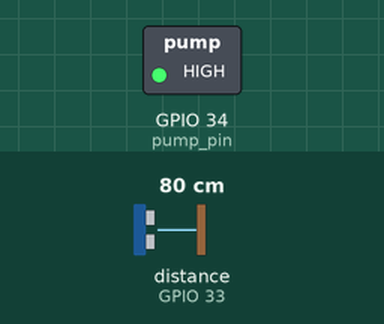
Bench run of a sketch on a simulated ESP32. On the bench: switched loads named in the sketch (green lamp = pin HIGH). Wiring (inferred from the names in the program): ultrasonic range finder: trigger GPIO 32; echo GPIO 33. Inputs (shaded band) come from the test bench; at power-on: distance to the obstacle (sensor on GPIO 33) 80 cm. The echo pulse lasts 58.3 µs per cm; pins used as bus, display or sensor lines are not drawn; what the sketch prints to the serial monitor is not drawn.

Above: at 1.3 s.
1.4 s: distance to the obstacle (sensor on GPIO 33) set to 4 cm
3.6 s: distance to the obstacle (sensor on GPIO 33) set to 2 cm
At 5.4 s:
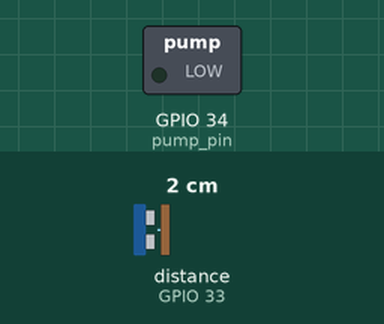
Timing chart, 0 to 9.5 s (numbered marks = the images above; inputs shaded):
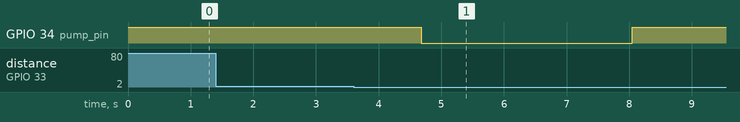

Measured:
- the behaviour switches between 3 and 2 cm on distance to the obstacle (sensor on GPIO 33) (found by bisection; images 0 and 1)
- after the input at 1.4 s, every drawn part: stays the same
- after the input at 3.6 s, GPIO 34 (pump_pin): HIGH → LOW after 1.1 s, → HIGH 3.4 s later

The sketch:

____.ino
```cpp
int trigPin=32;
int echoPin=33;

int pump_pin = 34;

int pumb_flag_cur = 0;
int pumb_flag_prev = 0;

void setup() {
  // put your setup code here, to run once:
  Serial.begin(9600);
  pinMode(pump_pin,OUTPUT);
  pinMode(trigPin,OUTPUT);
  pinMode(echoPin,INPUT);

  digitalWrite(pump_pin,HIGH);
  delay(100);

  Serial.println("pump off");
}

void loop() {
  // put your main code here, to run repeatedly:
  long duration, distance;
  digitalWrite(trigPin,LOW);
  delayMicroseconds(2);
  digitalWrite(trigPin,HIGH);
  delayMicroseconds(10);
  digitalWrite(trigPin,LOW);

  duration = pulseIn(echoPin,HIGH);
  distance = (duration/2)/29.1;
  Serial.print(distance);

  if(distance<2)
    pumb_flag_cur = 1;
  else
    pumb_flag_cur = 0;

  if(pumb_flag_cur==1 && pumb_flag_prev==0)
  {
    Serial.println("pump on");

    delay(1000);
    for(int i=0;i<8;i++)
    {
      digitalWrite(pump_pin, LOW);
      delay(420);
      digitalWrite(pump_pin, HIGH);
    }
    delay(1000);

    Serial.println("pump off");
  }

  pumb_flag_prev = pumb_flag_cur;

  delay(100);
}
```
